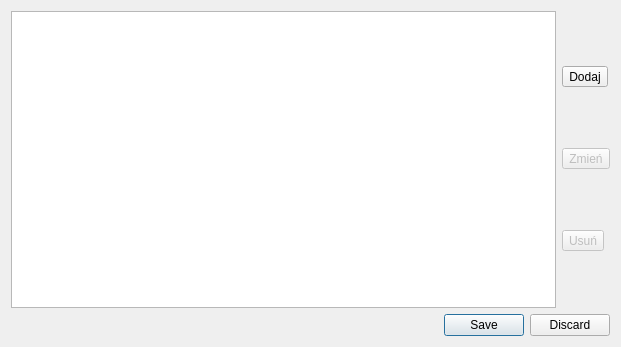
<?xml version="1.0" encoding="UTF-8"?>
<ui version="4.0">
 <class>PersonsClass</class>
 <widget class="QDialog" name="PersonsClass">
  <property name="geometry">
   <rect>
    <x>0</x>
    <y>0</y>
    <width>621</width>
    <height>347</height>
   </rect>
  </property>
  <property name="windowTitle">
   <string>Persons</string>
  </property>
  <layout class="QVBoxLayout" name="verticalLayout_2">
   <item>
    <layout class="QHBoxLayout" name="horizontalLayout">
     <item>
      <widget class="QTableView" name="tableTvw">
       <property name="editTriggers">
        <set>QAbstractItemView::NoEditTriggers</set>
       </property>
       <property name="alternatingRowColors">
        <bool>true</bool>
       </property>
       <property name="selectionMode">
        <enum>QAbstractItemView::NoSelection</enum>
       </property>
       <property name="selectionBehavior">
        <enum>QAbstractItemView::SelectRows</enum>
       </property>
       <property name="sortingEnabled">
        <bool>true</bool>
       </property>
      </widget>
     </item>
     <item>
      <layout class="QVBoxLayout" name="verticalLayout">
       <item>
        <widget class="QToolButton" name="AddTbn">
         <property name="enabled">
          <bool>true</bool>
         </property>
         <property name="text">
          <string>Dodaj</string>
         </property>
         <property name="icon">
          <iconset resource="icons.qrc">
           <normaloff>:/icons/user-group-new.png</normaloff>:/icons/user-group-new.png</iconset>
         </property>
         <property name="iconSize">
          <size>
           <width>24</width>
           <height>24</height>
          </size>
         </property>
        </widget>
       </item>
       <item>
        <widget class="QToolButton" name="EditTbn">
         <property name="enabled">
          <bool>false</bool>
         </property>
         <property name="text">
          <string>Zmień</string>
         </property>
         <property name="icon">
          <iconset resource="icons.qrc">
           <normaloff>:/icons/user-group-properties.png</normaloff>:/icons/user-group-properties.png</iconset>
         </property>
         <property name="iconSize">
          <size>
           <width>24</width>
           <height>24</height>
          </size>
         </property>
        </widget>
       </item>
       <item>
        <widget class="QToolButton" name="DelTbn">
         <property name="enabled">
          <bool>false</bool>
         </property>
         <property name="text">
          <string>Usuń</string>
         </property>
         <property name="icon">
          <iconset resource="icons.qrc">
           <normaloff>:/icons/user-group-delete.png</normaloff>:/icons/user-group-delete.png</iconset>
         </property>
         <property name="iconSize">
          <size>
           <width>24</width>
           <height>24</height>
          </size>
         </property>
        </widget>
       </item>
      </layout>
     </item>
    </layout>
   </item>
   <item>
    <widget class="QDialogButtonBox" name="buttonBox">
     <property name="standardButtons">
      <set>QDialogButtonBox::Discard|QDialogButtonBox::Save</set>
     </property>
    </widget>
   </item>
  </layout>
 </widget>
 <layoutdefault spacing="6" margin="11"/>
 <resources>
  <include location="icons.qrc"/>
 </resources>
 <connections/>
</ui>
